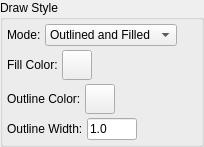
                        <widget class="QWidget" name="polygonPage">
                          <attribute name="id">
                            <number>2</number>
                          </attribute>
                          <layout class="QGridLayout">
                            <property name="margin">
                              <number>0</number>
                            </property>
                            <item row="0" column="0">
                              <widget class="QGroupBox" name="drawStyleBox">
                                <property name="title">
                                  <string>Draw Style</string>
                                </property>
                                <layout class="QGridLayout">
                                  <property name="margin">
                                    <number>4</number>
                                  </property>
                                  <property name="spacing">
                                    <number>4</number>
                                  </property>
                                  <item row="0" column="0">
                                    <layout class="QHBoxLayout">
                                      <item>
                                        <widget class="QLabel" name="textLabel5_4">
                                          <property name="text">
                                            <string>Mode:</string>
                                          </property>
                                          <property name="wordWrap">
                                            <bool>false</bool>
                                          </property>
                                        </widget>
                                      </item>
                                      <item>
                                        <widget class="QComboBox" name="polygonDrawModeCombo">
                                          <item>
                                            <property name="text">
                                              <string>Outlined and Filled</string>
                                            </property>
                                          </item>
                                          <item>
                                            <property name="text">
                                              <string>Outlined Only</string>
                                            </property>
                                          </item>
                                          <item>
                                            <property name="text">
                                              <string>Filled Only</string>
                                            </property>
                                          </item>
                                        </widget>
                                      </item>
                                      <item>
                                        <spacer name="spacer82_4">
                                          <property name="sizeHint">
                                            <size>
                                              <width>20</width>
                                              <height>20</height>
                                            </size>
                                          </property>
                                          <property name="sizeType">
                                            <enum>QSizePolicy::Expanding</enum>
                                          </property>
                                          <property name="orientation">
                                            <enum>Qt::Horizontal</enum>
                                          </property>
                                        </spacer>
                                      </item>
                                    </layout>
                                  </item>
                                  <item row="3" column="0">
                                    <layout class="QHBoxLayout">
                                      <item>
                                        <widget class="QLabel" name="polygonLineWidthLabel">
                                          <property name="text">
                                            <string>Outline Width:</string>
                                          </property>
                                          <property name="wordWrap">
                                            <bool>false</bool>
                                          </property>
                                        </widget>
                                      </item>
                                      <item>
                                        <widget class="QLineEdit" name="polygonLineWidthEdit">
                                          <property name="sizePolicy">
                                            <sizepolicy>
                                              <hsizetype>0</hsizetype>
                                              <vsizetype>0</vsizetype>
                                              <horstretch>0</horstretch>
                                              <verstretch>0</verstretch>
                                            </sizepolicy>
                                          </property>
                                          <property name="minimumSize">
                                            <size>
                                              <width>30</width>
                                              <height>0</height>
                                            </size>
                                          </property>
                                          <property name="maximumSize">
                                            <size>
                                              <width>50</width>
                                              <height>32767</height>
                                            </size>
                                          </property>
                                          <property name="text">
                                            <string>1.0</string>
                                          </property>
                                          <property name="maxLength">
                                            <number>5</number>
                                          </property>
                                        </widget>
                                      </item>
                                      <item>
                                        <spacer name="spacer83_4">
                                          <property name="sizeHint">
                                            <size>
                                              <width>20</width>
                                              <height>20</height>
                                            </size>
                                          </property>
                                          <property name="sizeType">
                                            <enum>QSizePolicy::Expanding</enum>
                                          </property>
                                          <property name="orientation">
                                            <enum>Qt::Horizontal</enum>
                                          </property>
                                        </spacer>
                                      </item>
                                    </layout>
                                  </item>
                                  <item row="1" column="0">
                                    <layout class="QHBoxLayout">
                                      <item>
                                        <widget class="QLabel" name="polygonFillColorLabel">
                                          <property name="text">
                                            <string>Fill Color:</string>
                                          </property>
                                          <property name="wordWrap">
                                            <bool>false</bool>
                                          </property>
                                        </widget>
                                      </item>
                                      <item>
                                        <widget class="QPushButton" name="polygonFillColorBtn">
                                          <property name="minimumSize">
                                            <size>
                                              <width>30</width>
                                              <height>30</height>
                                            </size>
                                          </property>
                                          <property name="maximumSize">
                                            <size>
                                              <width>30</width>
                                              <height>30</height>
                                            </size>
                                          </property>
                                          <property name="text">
                                            <string/>
                                          </property>
                                        </widget>
                                      </item>
                                      <item>
                                        <spacer name="spacer34">
                                          <property name="sizeHint">
                                            <size>
                                              <width>20</width>
                                              <height>20</height>
                                            </size>
                                          </property>
                                          <property name="sizeType">
                                            <enum>QSizePolicy::Expanding</enum>
                                          </property>
                                          <property name="orientation">
                                            <enum>Qt::Horizontal</enum>
                                          </property>
                                        </spacer>
                                      </item>
                                    </layout>
                                  </item>
                                  <item row="2" column="0">
                                    <layout class="QHBoxLayout">
                                      <item>
                                        <widget class="QLabel" name="polygonLineColorLabel">
                                          <property name="text">
                                            <string>Outline Color:</string>
                                          </property>
                                          <property name="wordWrap">
                                            <bool>false</bool>
                                          </property>
                                        </widget>
                                      </item>
                                      <item>
                                        <widget class="QPushButton" name="polygonLineColorBtn">
                                          <property name="minimumSize">
                                            <size>
                                              <width>30</width>
                                              <height>30</height>
                                            </size>
                                          </property>
                                          <property name="maximumSize">
                                            <size>
                                              <width>30</width>
                                              <height>30</height>
                                            </size>
                                          </property>
                                          <property name="text">
                                            <string/>
                                          </property>
                                        </widget>
                                      </item>
                                      <item>
                                        <spacer name="spacer35">
                                          <property name="sizeHint">
                                            <size>
                                              <width>20</width>
                                              <height>20</height>
                                            </size>
                                          </property>
                                          <property name="sizeType">
                                            <enum>QSizePolicy::Expanding</enum>
                                          </property>
                                          <property name="orientation">
                                            <enum>Qt::Horizontal</enum>
                                          </property>
                                        </spacer>
                                      </item>
                                    </layout>
                                  </item>
                                </layout>
                              </widget>
                            </item>
                          </layout>
                        </widget>
